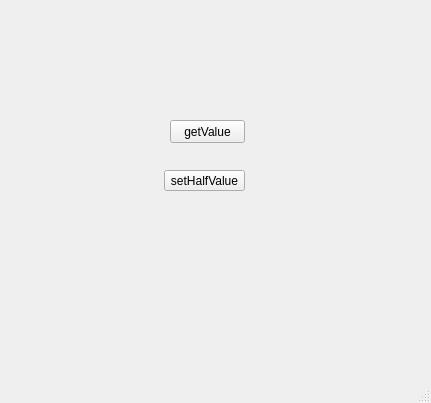
<?xml version="1.0" encoding="UTF-8"?>
<ui version="4.0">
 <class>MainWindow</class>
 <widget class="QMainWindow" name="MainWindow">
  <property name="geometry">
   <rect>
    <x>0</x>
    <y>0</y>
    <width>431</width>
    <height>403</height>
   </rect>
  </property>
  <property name="windowTitle">
   <string>MainWindow</string>
  </property>
  <widget class="QWidget" name="centralwidget">
   <widget class="SmallWidget" name="widget" native="true">
    <property name="geometry">
     <rect>
      <x>80</x>
      <y>30</y>
      <width>241</width>
      <height>41</height>
     </rect>
    </property>
   </widget>
   <widget class="QPushButton" name="btn_get">
    <property name="geometry">
     <rect>
      <x>170</x>
      <y>120</y>
      <width>75</width>
      <height>23</height>
     </rect>
    </property>
    <property name="text">
     <string>getValue</string>
    </property>
   </widget>
   <widget class="QPushButton" name="btn_set">
    <property name="geometry">
     <rect>
      <x>164</x>
      <y>170</y>
      <width>81</width>
      <height>21</height>
     </rect>
    </property>
    <property name="text">
     <string>setHalfValue</string>
    </property>
   </widget>
  </widget>
  <widget class="QMenuBar" name="menubar">
   <property name="geometry">
    <rect>
     <x>0</x>
     <y>0</y>
     <width>431</width>
     <height>22</height>
    </rect>
   </property>
  </widget>
  <widget class="QStatusBar" name="statusbar"/>
 </widget>
 <customwidgets>
  <customwidget>
   <class>SmallWidget</class>
   <extends>QWidget</extends>
   <header location="global">smallwidget.h</header>
   <container>1</container>
  </customwidget>
 </customwidgets>
 <resources/>
 <connections/>
</ui>
